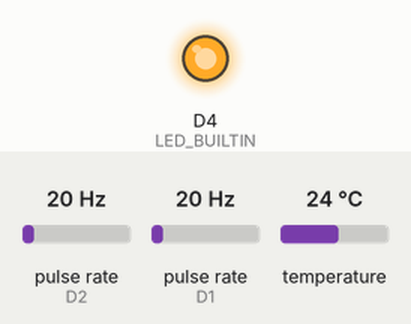
A program run on a simulated ESP8266 (Wemos D1 mini). Parts: output pins drawn as LEDs (lit = HIGH, except the on-board LED, lit = LOW). Wiring (inferred from the names in the program): 2 × pulse sensor: data D2 / data D1. The inputs (shaded band) are chosen by the test bench; at power-on: pulse rate (sensors on D2, D1) 20 Hz, temperature 24 °C. WiFi joins after 1.5 s; servers stay silent unless stated; storage starts empty; random numbers use the default seed unless the program sets one; no MQTT or app messages arrive unless stated; pins used as bus, display or sensor lines are not drawn; what the program prints to the serial monitor is not drawn.

Above: at 0.1 s.
At 0.7 s:
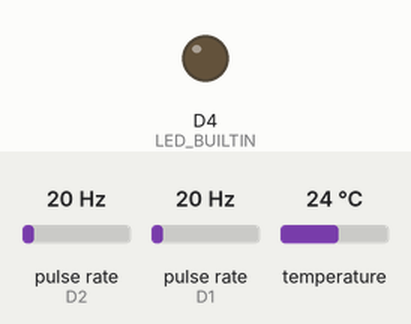
Timing chart, 0 to 2.7 s (numbered marks = the images above):
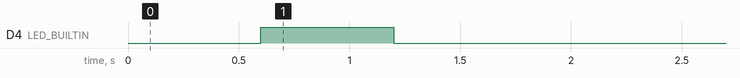

The program:

main.cpp
```cpp
#include <main.h>

#define DATA_SEND_INTERVAL_MS 30000
#define TEMP_SENSOR_CALCULATION_INTERVAL_MS 1000
#define DS_SENSORS_MAX_COUNT 20

WaterFlowMetricsSender waterFlowMeterSenderCold = WaterFlowMetricsSender(WATER_FLOW_METER_COLD_PIN, "cold", sensorsPublishMqttCallback);
WaterFlowMetricsSender waterFlowMeterSenderHot = WaterFlowMetricsSender(WATER_FLOW_METER_HOT_PIN, "hot", sensorsPublishMqttCallback);

TemperaturesSender temperaturesSender(&oneWire, sensorsPublishMqttCallback);

void setup() {
  // put your setup code here, to run once:
  Serial.begin(9600);


  //set led pin as output
  pinMode(LED_BUILTIN, OUTPUT);
  // start ticker with 0.5 because we start in AP mode and try to connect
  ledTicker.attach(0.6, ledTick);

  loadConfigFromFS();

  //Local intialization. Once its business is done, there is no need to keep it around
  WiFiManager wifiManager;
  //reset settings - for testing
  //wifiManager.resetSettings();

  // The extra parameters to be configured (can be either global or just in the setup)
  // After connecting, parameter.getValue() will get you the configured value
  // id/name placeholder/prompt default length
  WiFiManagerParameter custom_mqtt_server("server", "mqtt server", mqtt_server, 40);
  WiFiManagerParameter custom_mqtt_port("port", "mqtt port", mqtt_port, 6);
  WiFiManagerParameter custom_blynk_token("blynk", "blynk token", blynk_token, 32);

  wifiManager.addParameter(&custom_mqtt_server);
  wifiManager.addParameter(&custom_mqtt_port);
  wifiManager.addParameter(&custom_blynk_token);

  //set config save notify callback
  wifiManager.setSaveConfigCallback(saveConfigCallback);

  //set callback that gets called when connecting to previous WiFi fails, and enters Access Point mode
  wifiManager.setAPCallback(configModeCallback);


  //fetches ssid and pass and tries to connect
  //if it does not connect it starts an access point with the specified name
  //here  "AutoConnectAP"
  //and goes into a blocking loop awaiting configuration
  if (!wifiManager.autoConnect()) {
    Serial.println("failed to connect and hit timeout");
    //reset and try again, or maybe put it to deep sleep
    ESP.reset();
    delay(1000);
  }

  //if you get here you have connected to the WiFi
  Serial.println("connected...yeey :)");
  Serial.println("local ip");
  Serial.println(WiFi.localIP());

  //read updated parameters
  strcpy(mqtt_server, custom_mqtt_server.getValue());
  strcpy(mqtt_port, custom_mqtt_port.getValue());
  strcpy(blynk_token, custom_blynk_token.getValue());

  //save the custom parameters to FS
  if (shouldSaveConfig) {
    Serial.println("Saving config");
    DynamicJsonBuffer jsonBuffer;
    JsonObject& json = jsonBuffer.createObject();
    json["mqtt_server"] = mqtt_server;
    json["mqtt_port"] = mqtt_port;
    json["blynk_token"] = blynk_token;

    File configFile = SPIFFS.open("/config.json", "w");
    if (!configFile) {
      Serial.println("failed to open config file for writing");
    }

    json.printTo(Serial);
    json.printTo(configFile);
    configFile.close();
    //end save
  }

  // module initializations
  ledTicker.detach();
  //keep LED on
  digitalWrite(LED_BUILTIN, LOW);

  mqttClient.setServer(mqtt_server, atoi(mqtt_port));

  setupWaterFlowMeter();
  setupTemperatureSensors();

}

void loop() {
  if (!WiFi.isConnected()) {
    ESP.restart();
  }

  if (!mqttClient.connected()) {
    mqttClientReconnect();
  }
  mqttClient.loop();

  if (mqttClient.connected()) {
    // sending temperatures
    temperaturesSender.loop();
    // sending water flow metrics
    waterFlowMeterSenderCold.loop();
    waterFlowMeterSenderHot.loop();
  }
}

//callback notifying us of the need to save config
void saveConfigCallback () {
  Serial.println("Should save config");
  shouldSaveConfig = true;
}

void ledTick() {
  //toggle state
  int state = digitalRead(LED_BUILTIN);  // get the current state of GPIO1 pin
  digitalWrite(LED_BUILTIN, !state);     // set pin to the opposite state
}

void setupWaterFlowMeter() {
  waterFlowMeterSenderCold.begin();
  waterFlowMeterSenderHot.begin();
  attachInterrupt(WATER_FLOW_METER_COLD_PIN, waterMeterColdISR, RISING);
  attachInterrupt(WATER_FLOW_METER_HOT_PIN, waterMeterHotISR, RISING);
}

void waterMeterColdISR() {
  waterFlowMeterSenderCold.count();
}

void waterMeterHotISR() {
  waterFlowMeterSenderHot.count();
}

void setupTemperatureSensors() {
  temperaturesSender.begin();
}

void sensorsPublishMqttCallback(String topic, String payload) {
  digitalWrite(LED_BUILTIN, LOW);
  mqttClient.publish(topic.c_str(), payload.c_str());
  digitalWrite(LED_BUILTIN, HIGH);
}

void loadConfigFromFS() {
  Serial.print(F("Mounting FS... "));
  if (SPIFFS.begin()) {
    Serial.println(F("file system mounted"));
    if (SPIFFS.exists("/config.json")) {
      //file exists, reading and loading
      Serial.print(F("Opening config file... "));
      File configFile = SPIFFS.open("/config.json", "r");
      if (configFile) {
        Serial.print(F("OK\nLoading content..."));
        size_t size = configFile.size();
        // Allocate a buffer to store contents of the file.
        std::unique_ptr<char[]> buf(new char[size]);

        configFile.readBytes(buf.get(), size);
        DynamicJsonBuffer jsonBuffer;
        JsonObject& json = jsonBuffer.parseObject(buf.get());
        json.printTo(Serial);
        if (json.success()) {
          Serial.println(F("JSON content parsed"));

          strcpy(mqtt_server, json["mqtt_server"]);
          strcpy(mqtt_port, json["mqtt_port"]);
          strcpy(blynk_token, json["blynk_token"]);

        } else {
          Serial.println(F(" failed to load JSON config"));
        }
      } else {
        Serial.println(F("failed"));
      }
    }
  } else {
    Serial.println(F(" failed to mount FS"));
  }
}

void mqttClientReconnect() {
  // Loop until we're reconnected
  while (!mqttClient.connected()) {
    Serial.print("Attempting MQTT connection... ");
    // Create a random client ID
    String clientId = "ESP8266Client-";
    clientId += String(random(0xffff), HEX);
    // Attempt to connect
    if (mqttClient.connect(clientId.c_str())) {
      Serial.println("connected");
      // Once connected, publish an announcement...
      mqttClient.publish("outTopic", "hello world");
      // ... and resubscribe
      mqttClient.subscribe("inTopic");
    } else {
      Serial.print("failed, rc=");
      Serial.print(mqttClient.state());
      Serial.println(" try again in 5 seconds");
      // Wait 5 seconds before retrying
      delay(5000);
    }
  }
}

void configModeCallback (WiFiManager *myWiFiManager) {
  Serial.println("Entered config mode");
  Serial.println(WiFi.softAPIP());
  //if you used auto generated SSID, print it
  Serial.println(myWiFiManager->getConfigPortalSSID());
  //entered config mode, make led toggle faster
  ledTicker.attach(0.2, ledTick);
}
```

TemperaturesSender.cpp
```cpp
#include <TemperaturesSender.h>


TemperaturesSender::TemperaturesSender(OneWire *oneWire, std::function<void(String topic, String payload)> sendCallbackFunction) {
    _oneWire = oneWire;
    _sendCallbackFunction = sendCallbackFunction;
}

void TemperaturesSender::begin(void) {
    _temperatures = DallasTemperature(_oneWire);
    _oneWire->reset();
    _oneWire->reset_search();
    Serial.print(F("Searching for temperature sensors... "));
    _temperatures.begin();
    _sensorsCount = _temperatures.getDS18Count();
    Serial.print(F("found "));
    Serial.print(_sensorsCount);
    Serial.println(F(" devices"));
}

void TemperaturesSender::setIntervalMs(unsigned int interval) {
    _interval = interval;
}

String TemperaturesSender::getTopic(uint8_t sensorAddress[8]) {
    String topic = TEMP_MQTT_TOPIC_TPL;
    for (uint8_t i = 0; i < sizeof(sensorAddress); i++) {
        topic += String(sensorAddress[i], HEX);
    }
    return topic;
}

void TemperaturesSender::loop(void) {
    if (_sensorsCount == 0) {
        return;
    }

    if (_conversionTime == 0 || millis() - _conversionTime >= TEMP_CONVERSION_INTERVAL_MS) {
        _conversionTime = millis();
        _temperatures.requestTemperatures();
    }

    if (_sendTime == 0 || millis() - _sendTime >= _interval) {
        _sendTime = millis();
        if (_temperatures.isConversionComplete()) {
        uint8_t address[8];
        for (unsigned int i = 0; i < _sensorsCount; i++) {
          _temperatures.getAddress(address, i);
          if (_temperatures.isConnected(address)) {
            _sendCallbackFunction(getTopic(address).c_str(), String(_temperatures.getTempC(address), 2).c_str());
          } else {
            Serial.print(F("ERROR: Device #"));
            Serial.print(i);
            Serial.println(F(" not connected"));
          }
        }
      } else {
        Serial.println(F("ERROR: temperature conversion not completed"));
      }
    }
}
```

TemperaturesSender.h
```cpp
#include <Arduino.h>
#include <OneWire.h>
#include <DallasTemperature.h>

#define BASE_INTERVAL_MS 60000
#define TEMP_CONVERSION_INTERVAL_MS 60000
#define TEMP_MQTT_TOPIC_TPL "sensors/boiler-room/temperature/"

class TemperaturesSender {
    public:
        TemperaturesSender(OneWire *oneWire, std::function<void(String topic, String payload)> sendCallbackFunction);
        void begin(void);
        void loop(void);
        void setIntervalMs(unsigned int interval);

    private:
        OneWire *_oneWire;
        DallasTemperature _temperatures;
        std::function<void(String topic, String payload)> _sendCallbackFunction;
        unsigned int _sensorsCount = 0;
        unsigned long _sendTime = 0;
        unsigned long _conversionTime = 0;
        unsigned int _interval = BASE_INTERVAL_MS;
        String getTopic(uint8_t sensorAddress[8]);
};
```

WaterFlowMetricsSender.cpp
```cpp
#include <WaterFlowMetricsSender.h>

WaterFlowMetricsSender::WaterFlowMetricsSender(unsigned int pin, const char *prefix, std::function<void(String topic, String payload)> sendCallbackFunction) {
    _pin = pin;
    _prefix = prefix;
    _sendCallbackFunction = sendCallbackFunction;
    pinMode(pin, INPUT_PULLUP);
}

void WaterFlowMetricsSender::begin(void) {
    _flowMeter = FlowMeter(_pin, FS400A);
    _flowMeter.reset();
}

void WaterFlowMetricsSender::count(void) {
    _flowMeter.count();
}

String WaterFlowMetricsSender::getTopic(const char *tpl) {
    char topic[100];
    sprintf(topic, tpl, _prefix);
    return String(topic);
}

void WaterFlowMetricsSender::loop(void) {

    if (_sendTime == 0 || millis() - _sendTime >= _interval) {
        _sendTime = millis();
        sendData();
    }

    if (millis() - _tickTime >= ACTIVE_INTERVAL_MS) {
        _flowMeter.tick(millis() - _tickTime);
        _tickTime = millis();
        if (abs(_flowMeter.getCurrentVolume() - _lastWaterCurrentVolume) > 0.001) {
            _lastWaterCurrentVolume = _flowMeter.getCurrentVolume();
            _sendTime = millis();
            sendData();
        }
    }
}

void WaterFlowMetricsSender::sendData(void) {
    _sendCallbackFunction(
        getTopic(MQTT_TOPIC_WATER_FLOW_RATE_TPL),
        String(_flowMeter.getCurrentFlowrate(), 2)
    );

    _sendCallbackFunction(
        getTopic(MQTT_TOPIC_WATER_TOTAL_VOLUME_TPL),
        String(_flowMeter.getTotalVolume(), 2)
    );

    _sendCallbackFunction(
        getTopic(MQTT_TOPIC_WATER_VOLUME_TPL),
        String(_flowMeter.getCurrentVolume(), 2)
    );
}
```

WaterFlowMetricsSender.h
```cpp
#include <Arduino.h>
#include <FlowMeter.h>

#define BASE_INTERVAL_MS 60000
#define ACTIVE_INTERVAL_MS 1000

#define MQTT_TOPIC_WATER_VOLUME_TPL "sensors/boiler-room/%s-water/volume"
#define MQTT_TOPIC_WATER_TOTAL_VOLUME_TPL "sensors/boiler-room/%s-water/total-volume"
#define MQTT_TOPIC_WATER_FLOW_RATE_TPL "sensors/boiler-room/%s-water/flow-rate"

class WaterFlowMetricsSender {

    public:
        WaterFlowMetricsSender(unsigned int pin, const char *prefix, std::function<void(String topic, String payload)> sendCallbackFunction);
        void begin(void);
        void loop(void);
        void count(void);

    private:
        std::function<void(String topic, String payload)> _sendCallbackFunction;
        FlowMeter _flowMeter;
        const char *_prefix;
        unsigned int _pin;
        unsigned long _sendTime = 0;
        unsigned long _tickTime = 0;
        double _lastWaterCurrentVolume = 0;
        unsigned int _interval = BASE_INTERVAL_MS;
        void sendData(void);
        String getTopic(const char *tpl);

};
```

main.h
```cpp
#include <FS.h>                   //this needs to be first, or it all crashes and burns...
#include <ESP8266WiFi.h>          //https://github.com/esp8266/Arduino

//needed for library
#include <DNSServer.h>
#include <ESP8266WebServer.h>
#include <WiFiManager.h>          //https://github.com/tzapu/WiFiManager

#include <ArduinoJson.h>          //https://github.com/bblanchon/ArduinoJson

#include <PubSubClient.h>
#include <WaterFlowMetricsSender.h>
#include <TemperaturesSender.h>
#include <OneWire.h>
#include <Ticker.h>


#define WATER_FLOW_METER_COLD_PIN  D2
#define WATER_FLOW_METER_HOT_PIN  D1
#define ONE_WIRE_BUS D4

Ticker ledTicker;

//flag for saving data
bool shouldSaveConfig = false;

WiFiClient espClient;
PubSubClient mqttClient(espClient);

OneWire oneWire(ONE_WIRE_BUS);

char mqtt_server[40];
char mqtt_port[6] = "1883";
char blynk_token[34] = "YOUR_BLYNK_TOKEN";

void saveConfigCallback ();
void ledTick();
void mqttClientReconnect();

//gets called when WiFiManager enters configuration mode
void configModeCallback (WiFiManager *myWiFiManager);

// water flow meter
void ICACHE_RAM_ATTR waterMeterColdISR();
void ICACHE_RAM_ATTR waterMeterHotISR();
void setupWaterFlowMeter();

// temperature temperature sensors
void setupTemperatureSensors();

// configuration form file system
void loadConfigFromFS();

// get sensors data from sesor senders classes
void sensorsPublishMqttCallback(String topic, String payload);
```
